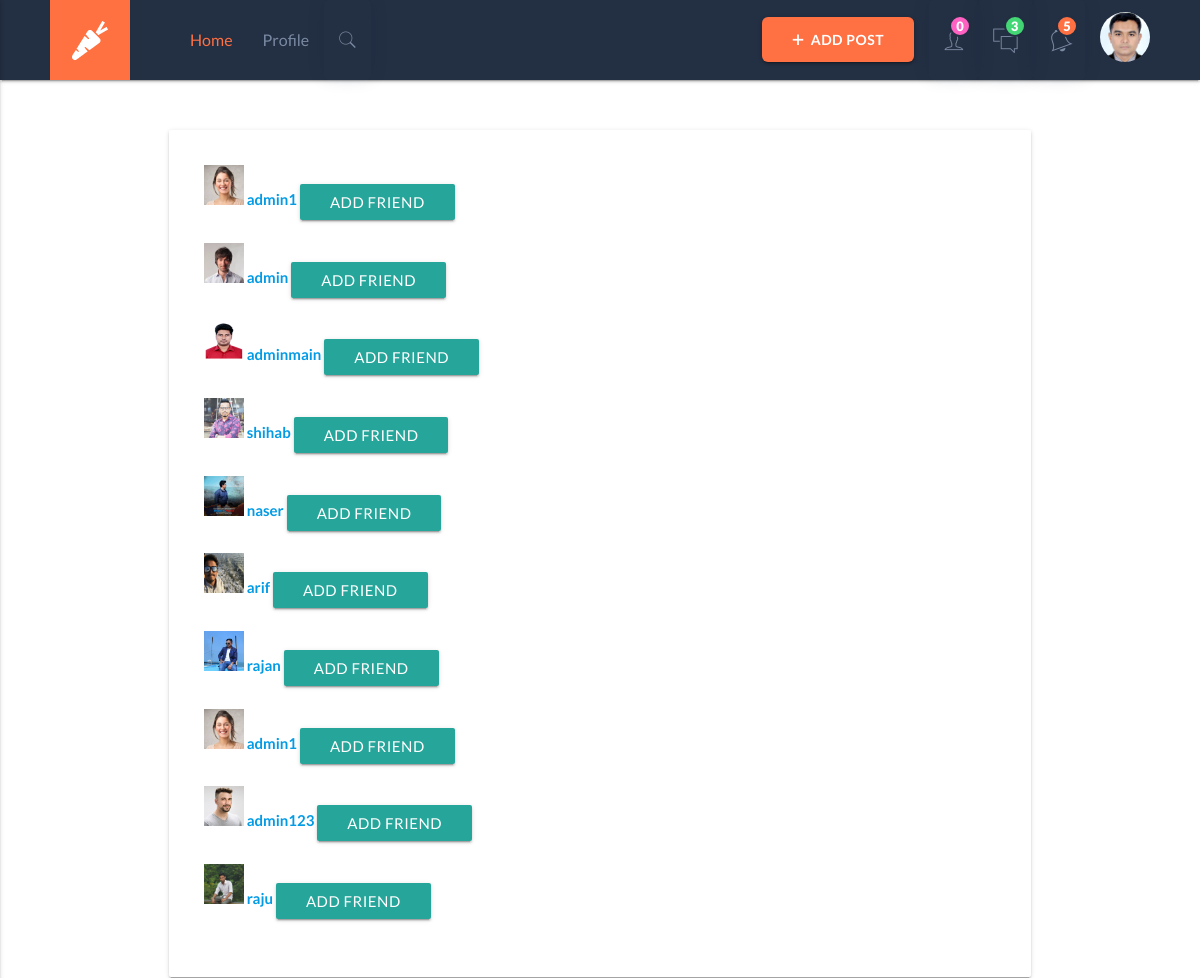
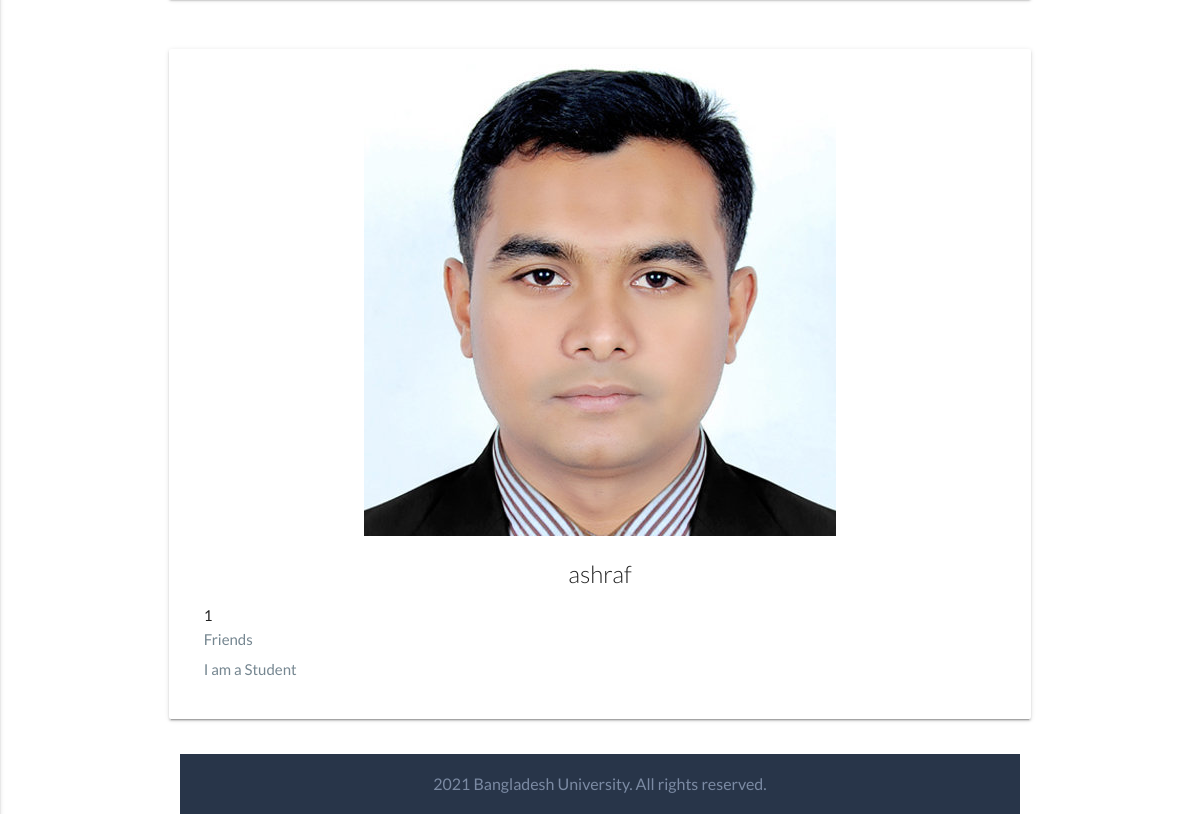
The page /users/ (signed in) on the database its author committed (2 pictures, top to bottom).
### users/models.py (models this page shows)
class Profile(models.Model):
	user = models.OneToOneField(User, on_delete=models.CASCADE)
	image = models.ImageField(default='default.png', upload_to='profile_pics')
	slug = AutoSlugField(populate_from='user')
	bio = models.CharField(max_length=255, blank=True)
	friends = models.ManyToManyField("Profile", blank=True)
	def __str__(self):
		return str(self.user.username)
	def get_absolute_url(self):
		return "/users/{}".format(self.slug)

### users/views.py (the view)
# urls.py: path('users/', user_views.users_list, name='users_list'),
@login_required
def users_list(request):
	users = Profile.objects.exclude(user=request.user)
	sent_friend_requests = FriendRequest.objects.filter(from_user=request.user)
	sent_to = []
	friends = []
	for user in users:
		friend = user.friends.all()
		for f in friend:
			if f in friends:
				friend = friend.exclude(user=f.user)
		friends+=friend
	my_friends = request.user.profile.friends.all()
	for i in my_friends:
		if i in friends:
			friends.remove(i)
	if request.user.profile in friends:
		friends.remove(request.user.profile)
	random_list = random.sample(list(users), min(len(list(users)), 10))
	for r in random_list:
		if r in friends:
			random_list.remove(r)
	friends+=random_list
	for i in my_friends:
		if i in friends:
			friends.remove(i)
	for se in sent_friend_requests:
		sent_to.append(se.to_user)
	context = {
		'users': friends,
		'sent': sent_to
	}
	return render(request, "users/users_list.html", context)

### users/context_processor.py (called while the page is built)
def header_processor(request):
    date = datetime.datetime.now()
    friend_requests = None
    friend_request_count = 0
    user = None
    if request.user.is_authenticated:
        objects = FriendRequest.objects
        if objects is not None:
            friend_requests = objects.filter(to_user=request.user)
            friend_request_count = friend_requests.count()
        user = request.user
    return {
        'friend_requests': friend_requests,
        'fr_count': friend_request_count,
        'user': user,
        'date': date
    }

### users/templates/users/users_list.html (shortened to what this page needs)
{% extends "feed/layout.html" %}
{% load static %}
{% block content %}
	<div class="container">
	    <div class="row">
	      <div class="col-md-8">
	      	{% if users %}
	      	<div class="card card-signin my-5">
	        <div class="card-body">
	        {% for user_p in users %}
	          	<a href="{{ user_p.get_absolute_url }}"><img src="{{ user_p.image.url }}" class="rounded mr-2" width="40" height="40" alt=""></a>
	          	<a class="text-dark" href="{{ user_p.get_absolute_url }}"><b>{{ user_p }}</b></a>
	          	{% if not user_p.user in sent %}
	          	<small class="float-right">
	                <a class='btn btn-primary mr-2' href="{% url 'send_friend_request' user_p.id %}">Add Friend</a>
	            </small>
	            {% else %}
	            <small class="float-right">
	                <a class='btn btn-warning mr-2' href="{% url 'cancel_friend_request' user_p.id %}">Cancel Request</a>
	            </small>
	          	{% endif %}
	          	<br><br>
	        {% endfor %}
	    	</div>
	    	</div>
	        {% else %}
	        <h5><i>No new people to add now! Please come back later!</i></h5>
	        {% endif %}
	  	   </div>
	  	   <div class="col-md-4">
	  	   	<div class="card card-signin my-5">
	  	   		<a href="{{ request.user.profile.get_absolute_url }}"><img class="card-img-top" src="{{ request.user.profile.image.url }}" alt=""></a>
	            <div class="card-body">
	           		<h5 class="card-title text-center">{{ request.user }}</h5>
	           		<h6 class="text-center">{{ request.user.profile.friends.count }} <p class="text-muted">Friends</p></h6>
	           		<p class="card-text text-center">{{ request.user.profile.bio }}</p>
	            </div>
	       </div>
	    </div>
	</div>
{% endblock content %}

### feed/templates/feed/layout.html (shortened to what this page needs)
{% load static %}
<!DOCTYPE html>
<html lang="en">
<head>
    <link rel="stylesheet" href="{% static 'css/materialize.min.css' %}">
    <link rel="stylesheet" href="{% static 'vendors/tooltip/balloon.min.css' %}">
    <link rel="stylesheet" href="{% static 'vendors/ionicons/css/ionicons.min.css' %}">
    <link rel="stylesheet" href="{% static 'vendors/font-awesome/css/font-awesome.min.css' %}">
    <link rel="stylesheet" href="{% static 'vendors/calendar/dcalendar.picker.css' %}">
    <link rel="stylesheet" href="{% static 'vendors/check-button/jqflipswitch.default.style.css' %}">
    <link rel="stylesheet" href="{% static 'css/style.css' %}" media="all"/>
</head>
<body>
<nav class="header_area">
    <div class="custom_container">
        {% block navbar %}
            <div class="nav-wrapper">
                <a href="{% url 'landing' %}" class="brand-logo"><img src="{% static 'images/logo.png' %}" alt=""></a>
                <ul class="left_menu hide-on-med-and-down">
                    <li><a href="{% url 'home' %}" class="active">Home</a></li>
                    {% if user.is_authenticated %}
                        <li><a href="{% url 'my_profile' %}">Profile</a></li>
                    {% else %}
                        <li><a href="{% url 'login' %}">Login</a></li>
                    {% endif %}
                    <li class="notifications search_sm"><a class="dropdown-button" href="#!" data-activates="dropdown5"><i
                            class="ion-ios-search"></i></a>
                    </li>
                </ul>
                <ul class="right right_menu hide-on-med-and-down">
                    {% if user.is_authenticated %}
                        <li><a href="#post_modal" class="waves-effect btn post_btn modal-trigger"><i
                                class="ion-plus"></i><span>Add Post</span></a></li>
                        <li class="notifications follow"><a class="dropdown-button" href="#!"
                                                            data-activates="dropdown4"><i
                                class="ion-ios-person-outline"></i><b class="n-number">{{ fr_count }}</b></a>
                        </li>
                        <li class="notifications messages"><a class="dropdown-button" href="#!"
                                                              data-activates="dropdown3"><i
                                class="ion-ios-chatboxes-outline"></i><b class="n-number">3</b></a>
                        </li>
                        <li class="notifications"><a class="dropdown-button" href="#!" data-activates="dropdown2"><i
                                class="ion-ios-bell-outline"></i><b class="n-number">5</b></a>
                        </li>
                        <li class="user_dropdown"><a class="dropdown-button" href="#!" data-activates="dropdown1"><img
                                src="{{ user.profile.image.url }}" style="max-width: 50px" alt="" class="circle p_2"></a>
                        </li>
                    {% endif %}
                </ul>
            </div>
        {% endblock %}
    </div>
</nav>
{% block content %}{% endblock content %}
<footer class="footer_area">
    <div class="copy_right">
        {{ date | date:'Y' }} <a href="#">Bangladesh University</a>. All rights reserved.
    </div>
</footer>
</body>
</html>

### rows shown on the page
Profile: image (picture), user.username "admin1", shows "ADD FRIEND"
Profile: image (picture), user.username "admin", shows "ADD FRIEND"
Profile: image (picture), user.username "adminmain", shows "ADD FRIEND"
Profile: image (picture), user.username "shihab", shows "ADD FRIEND"
Profile: image (picture), user.username "naser", shows "ADD FRIEND"
Profile: image (picture), user.username "arif", shows "ADD FRIEND"
Profile: image (picture), user.username "rajan", shows "ADD FRIEND"
Profile: image (picture), user.username "admin123", shows "ADD FRIEND"
Profile: image (picture), user.username "raju", shows "ADD FRIEND"

### other values the page prints
{{ fr_count }} "0"
{{ request.user }} "ashraf"
{{ request.user.profile.friends.count }} "1"
{{ request.user.profile.bio }} "I am a Student"
{{ date | date:'Y' }} "2021"
